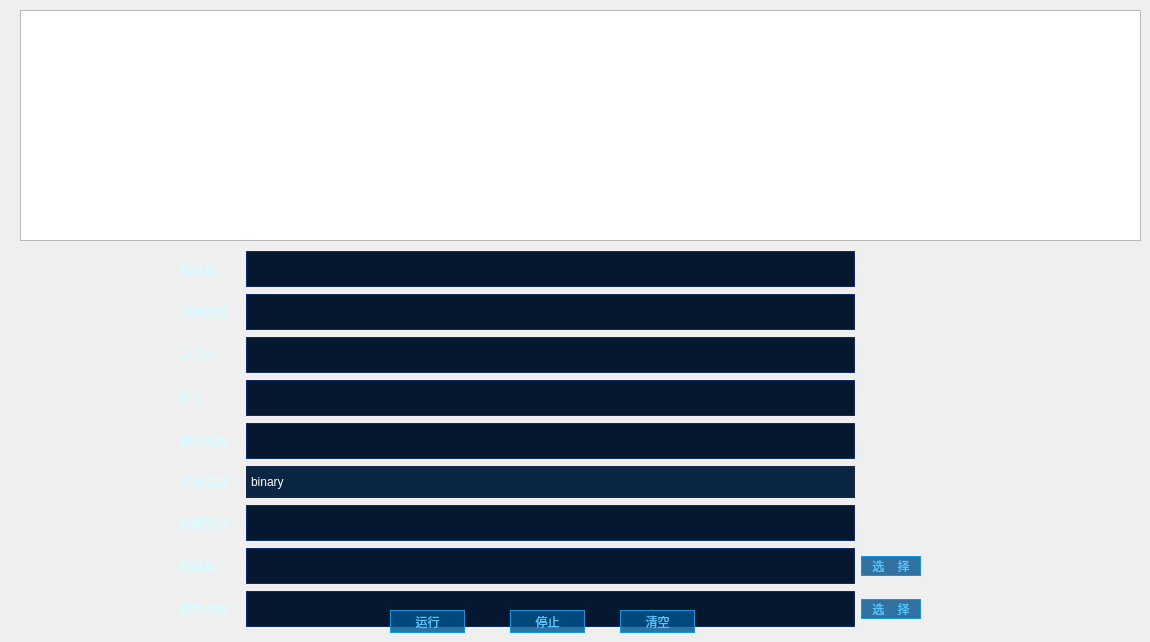
     <widget class="QWidget" name="page_3">
      <widget class="QWidget" name="gridLayoutWidget_3">
       <property name="geometry">
        <rect>
         <x>180</x>
         <y>250</y>
         <width>741</width>
         <height>378</height>
        </rect>
       </property>
       <layout class="QGridLayout" name="detectgrid">
        <item row="8" column="0">
         <widget class="QLabel" name="label_9">
          <property name="styleSheet">
           <string notr="true">color: #DAFBFF; /* 文本颜色 */
    font: 9pt &quot;微软雅黑&quot;;</string>
          </property>
          <property name="text">
           <string>模型参数：</string>
          </property>
         </widget>
        </item>
        <item row="7" column="11">
         <widget class="QPushButton" name="datapb">
          <property name="styleSheet">
           <string notr="true">background: rgba(0,84,143,0.8);
    border: 1px solid #1197E2;
    font: 9pt &quot;微软雅黑&quot;;
    color: #5BC5FF;</string>
          </property>
          <property name="text">
           <string>   选    择   </string>
          </property>
         </widget>
        </item>
        <item row="4" column="0">
         <widget class="QLabel" name="label_6">
          <property name="styleSheet">
           <string notr="true">color: #DAFBFF; /* 文本颜色 */
    font: 9pt &quot;微软雅黑&quot;;</string>
          </property>
          <property name="text">
           <string>衰减系数：</string>
          </property>
         </widget>
        </item>
        <item row="8" column="11">
         <widget class="QPushButton" name="modelpb">
          <property name="styleSheet">
           <string notr="true">background: rgba(0,84,143,0.8);
    border: 1px solid #1197E2;
    font: 9pt &quot;微软雅黑&quot;;
    color: #5BC5FF;</string>
          </property>
          <property name="text">
           <string>选    择</string>
          </property>
         </widget>
        </item>
        <item row="5" column="0">
         <widget class="QLabel" name="label_7">
          <property name="styleSheet">
           <string notr="true">color: #DAFBFF; /* 文本颜色 */
    font: 9pt &quot;微软雅黑&quot;;</string>
          </property>
          <property name="text">
           <string>实验类型：</string>
          </property>
         </widget>
        </item>
        <item row="2" column="0">
         <widget class="QLabel" name="label_3">
          <property name="styleSheet">
           <string notr="true">color: #DAFBFF; /* 文本颜色 */
    font: 9pt &quot;微软雅黑&quot;;</string>
          </property>
          <property name="text">
           <string>学习率：</string>
          </property>
         </widget>
        </item>
        <item row="1" column="0">
         <widget class="QLabel" name="label_10">
          <property name="styleSheet">
           <string notr="true">color: #DAFBFF; /* 文本颜色 */
    font: 9pt &quot;微软雅黑&quot;;</string>
          </property>
          <property name="text">
           <string>训练轮数：</string>
          </property>
         </widget>
        </item>
        <item row="6" column="0">
         <widget class="QLabel" name="label_8">
          <property name="styleSheet">
           <string notr="true">color: #DAFBFF; /* 文本颜色 */
    font: 9pt &quot;微软雅黑&quot;;</string>
          </property>
          <property name="text">
           <string>数据类别：</string>
          </property>
         </widget>
        </item>
        <item row="3" column="0">
         <widget class="QLabel" name="label_5">
          <property name="styleSheet">
           <string notr="true">color: #DAFBFF; /* 文本颜色 */
    font: 9pt &quot;微软雅黑&quot;;</string>
          </property>
          <property name="text">
           <string>步长：</string>
          </property>
         </widget>
        </item>
        <item row="7" column="0">
         <widget class="QLabel" name="label_2">
          <property name="styleSheet">
           <string notr="true">color: #DAFBFF; /* 文本颜色 */
    font: 9pt &quot;微软雅黑&quot;;</string>
          </property>
          <property name="text">
           <string>数据集：</string>
          </property>
         </widget>
        </item>
        <item row="1" column="1">
         <widget class="QLineEdit" name="epoch">
          <property name="styleSheet">
           <string notr="true">QLineEdit{
        width: 100px;
        height: 34px;
        background: #05182F;
        border: 1px solid #163B69;
        border: 1px solid rgba(24, 65, 162, 0.5);
        font: 9pt &quot;微软雅黑&quot;;
        color: #DAFBFF;
        line-height: 50px;
}</string>
          </property>
         </widget>
        </item>
        <item row="0" column="0">
         <widget class="QLabel" name="label_11">
          <property name="styleSheet">
           <string notr="true">color: #DAFBFF; /* 文本颜色 */
    font: 9pt &quot;微软雅黑&quot;;</string>
          </property>
          <property name="text">
           <string>批数量：</string>
          </property>
         </widget>
        </item>
        <item row="0" column="1">
         <widget class="QLineEdit" name="batchsize">
          <property name="styleSheet">
           <string notr="true">QLineEdit{
        width: 100px;
        height: 34px;
        background: #05182F;
        border: 1px solid #163B69;
        border: 1px solid rgba(24, 65, 162, 0.5);
        font: 9pt &quot;微软雅黑&quot;;
        color: #DAFBFF;
        line-height: 50px;
}</string>
          </property>
         </widget>
        </item>
        <item row="2" column="1">
         <widget class="QLineEdit" name="lr">
          <property name="styleSheet">
           <string notr="true">QLineEdit{
        width: 100px;
        height: 34px;
        background: #05182F;
        border: 1px solid #163B69;
        border: 1px solid rgba(24, 65, 162, 0.5);
        font: 9pt &quot;微软雅黑&quot;;
        color: #DAFBFF;
        line-height: 50px;
}</string>
          </property>
         </widget>
        </item>
        <item row="3" column="1">
         <widget class="QLineEdit" name="step">
          <property name="styleSheet">
           <string notr="true">QLineEdit{
        width: 100px;
        height: 34px;
        background: #05182F;
        border: 1px solid #163B69;
        border: 1px solid rgba(24, 65, 162, 0.5);
        font: 9pt &quot;微软雅黑&quot;;
        color: #DAFBFF;
        line-height: 50px;
}</string>
          </property>
         </widget>
        </item>
        <item row="4" column="1">
         <widget class="QLineEdit" name="gamma">
          <property name="styleSheet">
           <string notr="true">QLineEdit{
        width: 100px;
        height: 34px;
        background: #05182F;
        border: 1px solid #163B69;
        border: 1px solid rgba(24, 65, 162, 0.5);
        font: 9pt &quot;微软雅黑&quot;;
        color: #DAFBFF;
        line-height: 50px;
}</string>
          </property>
         </widget>
        </item>
        <item row="5" column="1">
         <widget class="QComboBox" name="experiment">
          <property name="styleSheet">
           <string notr="true">QComboBox
{
    width: 130px;
    height: 30px;
    background: #0B2642;
    border: 1px solid rgba(31, 42, 72, 194);
    border-image: url(:/icon/AontherUI/leida1_n.png);
    font: 9pt &quot;微软雅黑&quot;;
    line-height: 35px;
    color: white;
}

QComboBox::down-arrow{
    image:url(&quot;:/icon/RaderControl/Arrow1.png&quot;);
    background: transparent;
}

QComboBox::drop-down{
    background: transparent;
}
</string>
          </property>
          <item>
           <property name="text">
            <string>binary</string>
           </property>
          </item>
          <item>
           <property name="text">
            <string>family</string>
           </property>
          </item>
         </widget>
        </item>
        <item row="6" column="1">
         <widget class="QLineEdit" name="classes">
          <property name="styleSheet">
           <string notr="true">QLineEdit{
        width: 100px;
        height: 34px;
        background: #05182F;
        border: 1px solid #163B69;
        border: 1px solid rgba(24, 65, 162, 0.5);
        font: 9pt &quot;微软雅黑&quot;;
        color: #DAFBFF;
        line-height: 50px;
}</string>
          </property>
         </widget>
        </item>
        <item row="7" column="1">
         <widget class="QLineEdit" name="datapath">
          <property name="styleSheet">
           <string notr="true">QLineEdit{
        width: 100px;
        height: 34px;
        background: #05182F;
        border: 1px solid #163B69;
        border: 1px solid rgba(24, 65, 162, 0.5);
        font: 9pt &quot;微软雅黑&quot;;
        color: #DAFBFF;
        line-height: 50px;
}</string>
          </property>
         </widget>
        </item>
        <item row="8" column="1">
         <widget class="QLineEdit" name="modelpath">
          <property name="styleSheet">
           <string notr="true">QLineEdit{
        width: 100px;
        height: 34px;
        background: #05182F;
        border: 1px solid #163B69;
        border: 1px solid rgba(24, 65, 162, 0.5);
        font: 9pt &quot;微软雅黑&quot;;
        color: #DAFBFF;
        line-height: 50px;
}</string>
          </property>
         </widget>
        </item>
       </layout>
      </widget>
      <widget class="QTextEdit" name="detectlog">
       <property name="geometry">
        <rect>
         <x>20</x>
         <y>10</y>
         <width>1121</width>
         <height>231</height>
        </rect>
       </property>
      </widget>
      <widget class="QPushButton" name="detectpb">
       <property name="geometry">
        <rect>
         <x>390</x>
         <y>610</y>
         <width>75</width>
         <height>23</height>
        </rect>
       </property>
       <property name="styleSheet">
        <string notr="true">background: rgba(0,84,143,0.8);
    border: 1px solid #1197E2;
    font: 9pt &quot;微软雅黑&quot;;
    color: #5BC5FF;</string>
       </property>
       <property name="text">
        <string>运行</string>
       </property>
      </widget>
      <widget class="QPushButton" name="clearpb">
       <property name="geometry">
        <rect>
         <x>620</x>
         <y>610</y>
         <width>75</width>
         <height>23</height>
        </rect>
       </property>
       <property name="styleSheet">
        <string notr="true">background: rgba(0,84,143,0.8);
    border: 1px solid #1197E2;
    font: 9pt &quot;微软雅黑&quot;;
    color: #5BC5FF;</string>
       </property>
       <property name="text">
        <string>清空</string>
       </property>
      </widget>
      <widget class="QPushButton" name="stoppb">
       <property name="geometry">
        <rect>
         <x>510</x>
         <y>610</y>
         <width>75</width>
         <height>23</height>
        </rect>
       </property>
       <property name="styleSheet">
        <string notr="true">background: rgba(0,84,143,0.8);
    border: 1px solid #1197E2;
    font: 9pt &quot;微软雅黑&quot;;
    color: #5BC5FF;</string>
       </property>
       <property name="text">
        <string>停止</string>
       </property>
      </widget>
     </widget>
